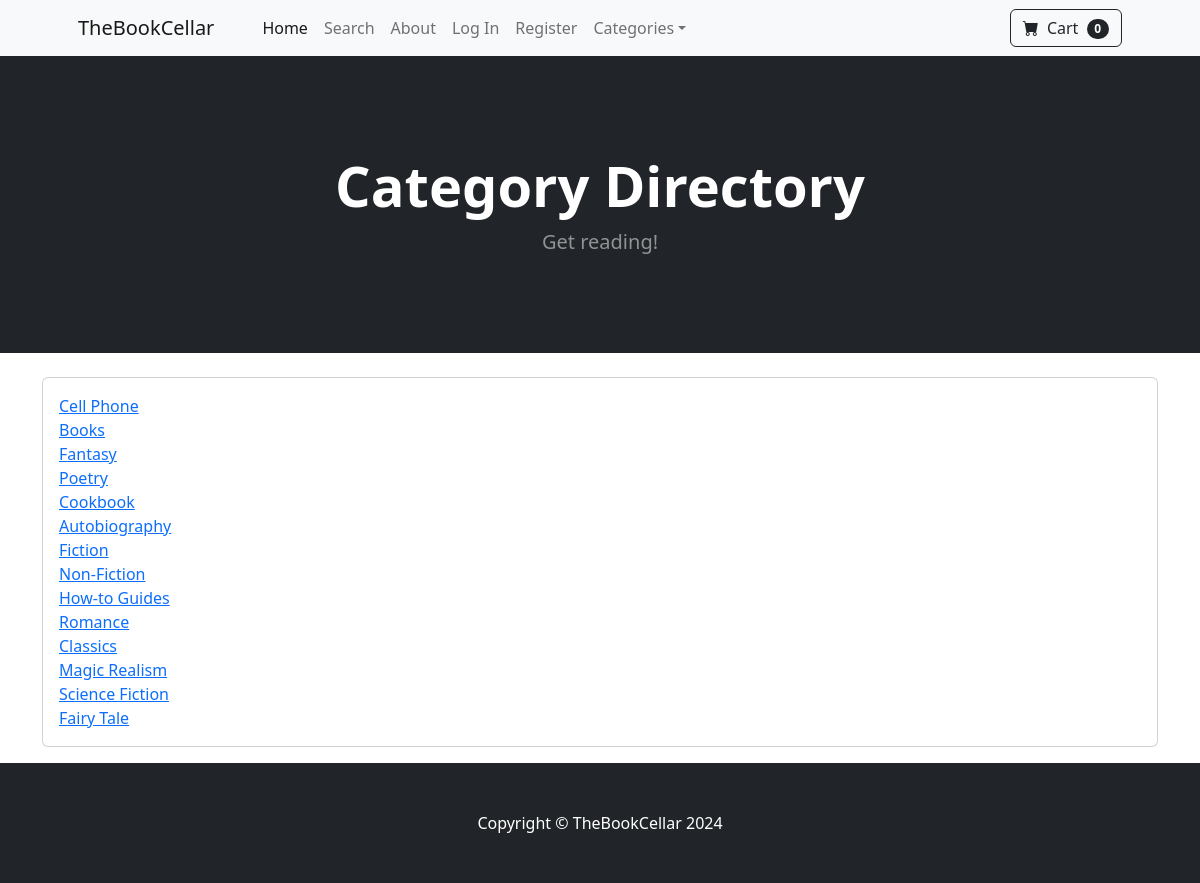
Page /category_directory/ on the committed database.
### core/models.py (models this page shows)
class Category(models.Model):
    name = models.CharField(max_length=50)
    def __str__(self) -> str:
        return self.name
    class Meta:
        verbose_name_plural = 'Categories'

### core/views.py (the view)
# urls.py: path('category_directory/', views.category_directory, name='category_directory')
def category_directory(request):
    categories = Category.objects.all()
    return render(request, 'core/category_directory.html', {'categories':categories})

### cart/cart.py (called while the page is built)
    def __len__(self):
        return len(self.cart)

### cart/context_processors.py (called while the page is built)
def cart(request):
    return {'cart':Cart(request)}

### templates/core/category_directory.html
{% extends 'core/base.html' %}
{% block content %}
<header class="bg-dark py-5">
    <div class="container px-4 px-lg-5 my-5">
        <div class="text-center text-white">
            <h1 class="display-4 fw-bolder">Category Directory</h1>
            <p class="lead fw-normal text-white-50 mb-0">Get reading!</p>
        </div>
    </div>
</header>
<div class="container">
    <br>
    <div class="card mb-3">
        <div class="row g-0">
            <div class="col-md-2">
                <div class="card-body">
                    {% for category in categories %}
                    <a href="{% url 'category' category %}"> {{ category.name }}</a>
                    <br>
                    {% endfor %}
                </div>
            </div>
        </div>
    </div>
</div>
{% endblock %}

### rows in the picture
Category: name "Cell Phone"
Category: name "Books"
Category: name "Fantasy"
Category: name "Poetry"
Category: name "Cookbook"
Category: name "Autobiography"
Category: name "Fiction"
Category: name "Non-Fiction"
Category: name "How-to Guides"
Category: name "Romance"
Category: name "Classics"
Category: name "Magic Realism"
Category: name "Science Fiction"
Category: name "Fairy Tale"

### other values in the picture
{{ cart|length }} "0"
